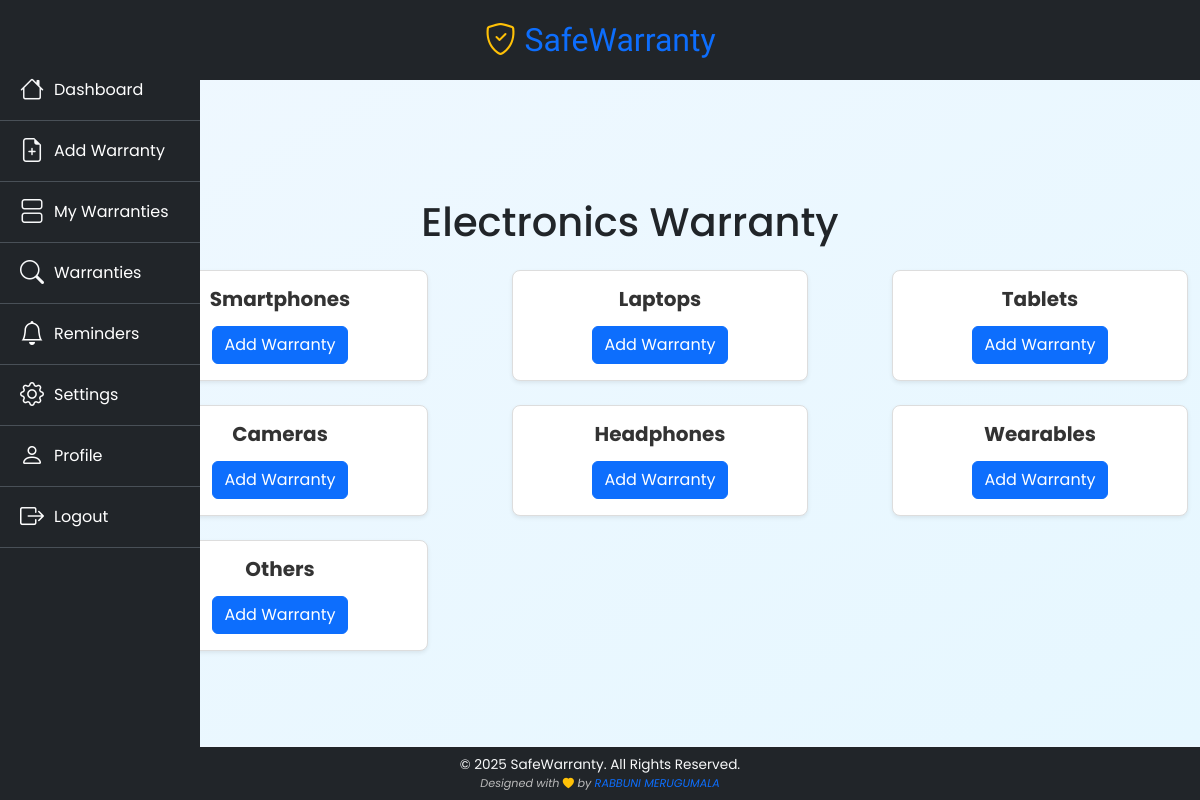
The page /warranty/subcategories/1 (signed in) on the database its author committed.
### models/__init__.py (models this page shows, shortened)
class Category(db.Model):
    id = db.Column(db.Integer, primary_key=True)  # Primary key for the category
    name = db.Column(db.String(100), nullable=False)  # Name of the category (e.g., Electronics, Furniture)
    subcategories = db.relationship('Subcategory', backref='category',
                                    lazy=True)  # One-to-many relationship with Subcategory

class Subcategory(db.Model):
    id = db.Column(db.Integer, primary_key=True)  # Primary key for the subcategory
    name = db.Column(db.String(100), nullable=False)  # Name of the subcategory (e.g., Mobile, Laptops)
    category_id = db.Column(db.Integer, db.ForeignKey('category.id'), nullable=False)  # Foreign key linking to Category

### warranty_mgmt/routes.py (the view)
@warranty_mgmt.route('/subcategories/<int:category_id>')
@login_required
def subcategories_page(category_id):
    category = Category.query.get_or_404(category_id)
    subcategories = Subcategory.query.filter_by(category_id=category.id).all()
    return render_template('warranty_mgmt/add_warranty/subcategories.html', category=category,
                           subcategories=subcategories)

### main.py (called while the page is built)
@login_manager.user_loader
def load_user(user_id):
    return User.query.get(int(user_id))  # Retrieve the user by their unique ID

@app.teardown_appcontext
def shutdown_session(exception=None):
    db.session.remove()

### templates/warranty_mgmt/add_warranty/subcategories.html (shortened to what this page needs)
{% extends 'base.html' %}
{% block content %}
<div class="container mt-5">
    <h1 class="text-center mb-4">{{ category.name }}</h1>
    <div class="row">
        {% for subcategory in subcategories %}
        <div class="col-md-4 col-sm-6 col-12 mb-4">
            <div class="card shadow-sm">
                <div class="card-body text-center">
                    <h5 class="card-title">{{ subcategory.name }}</h5>
                    <a class="btn btn-primary"
                       href="{{ url_for('warranty_mgmt.add_warranty', subcategory_id=subcategory.id) }}">
                        Add Warranty
                    </a>
                </div>
            </div>
        </div>
        {% endfor %}
    </div>
</div>
{% endblock %}

### static/styles/style.css (style rules this page uses)
* { padding:0; margin:0; font-family: "Poppins", sans-serif; }
body { background: linear-gradient(to bottom right, #f0f8ff, #e6f7ff); font-family: 'Arial', sans-serif; }
.card { box-shadow: 0 4px 8px rgba(0, 0, 0, 0.1); border-radius: 8px; }
.card-title { font-weight: bold; color: #333; }

### templates/layout/side_navbar.html (style rules this page uses)
body { overflow-x: hidden; margin: 0; }

### templates/warranty_mgmt/add_warranty/subcategories.html (style rules this page uses)
.card { margin-left: 60px; border: 1px solid #ddd; border-radius: 8px; transition: transform 0.3s, box-shadow 0.3s; }
.card-title { font-weight: bold; margin-bottom: 15px; }

### rows shown on the page
Category: name "Electronics Warranty"
Subcategory: name "Smartphones"
Subcategory: name "Laptops"
Subcategory: name "Tablets"
Subcategory: name "Cameras"
Subcategory: name "Headphones"
Subcategory: name "Wearables"
Subcategory: name "Others"
